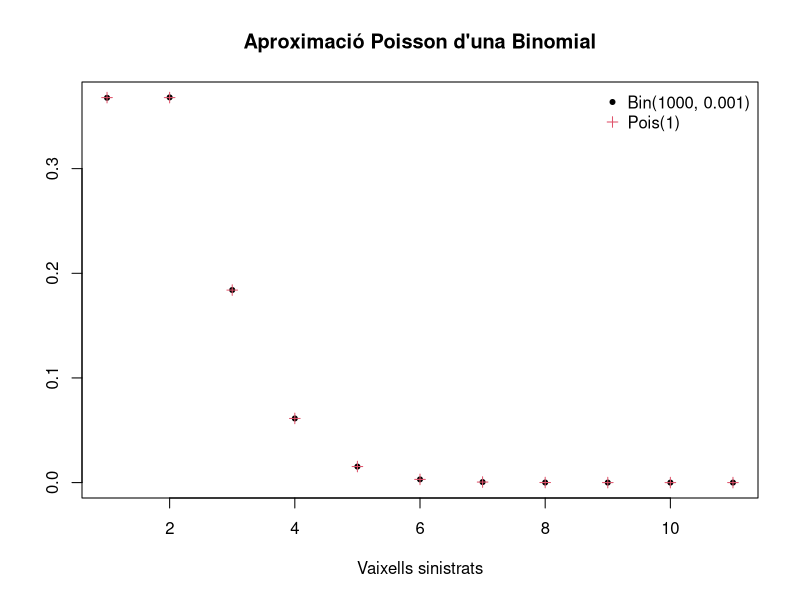

Here is the R script that generated this plot:
## ---- chunk 1
plot(dbinom(0:10, size = 1000, prob = 0.001), 
     ylab="", pch=20, xlab="Vaixells sinistrats", 
     main='Aproximació Poisson d\'una Binomial')
points(dpois(0:10, lambda=1), pch=3, col=2)
legend('topright', c('Bin(1000, 0.001)', 'Pois(1)'), 
       pch=c(20,3), col=1:2, bty='n')
